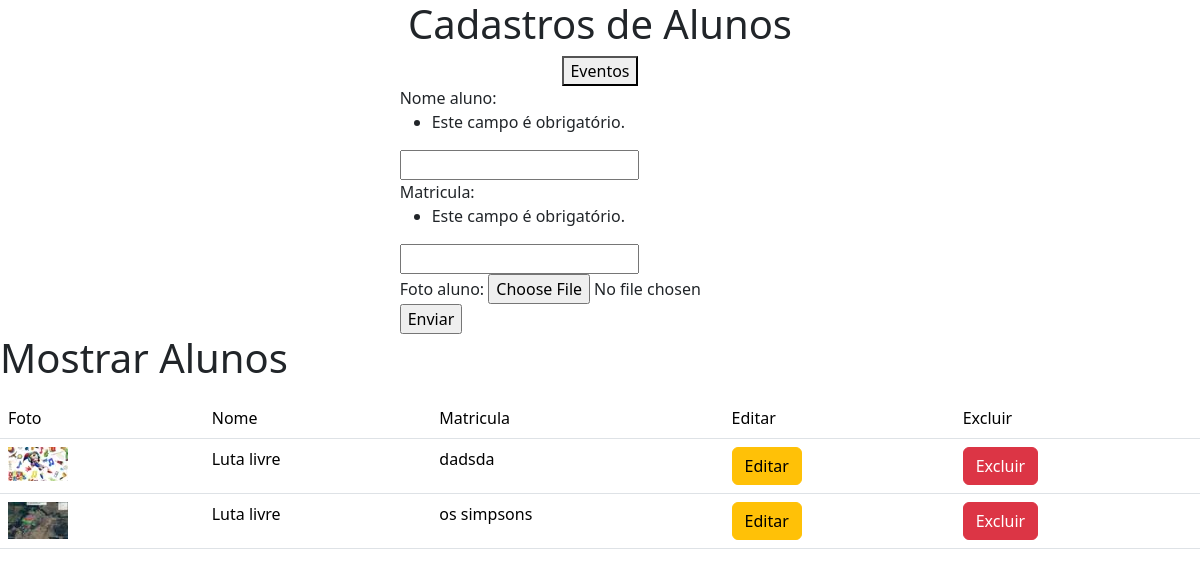
Page /new_aluno/ on the committed database.
### refeitorioapp/models.py (models this page shows, shortened)
class Aluno(models.Model):
    id_aluno = models.AutoField(primary_key=True)
    nome_aluno = models.CharField(max_length=255, null=False)
    matricula = models.CharField(max_length=255, null=False)
    foto_aluno = models.ImageField(blank=True, null=True)
    def foto_url(self):
        if self.foto_aluno and hasattr(self.foto_aluno, 'url'):
            return self.foto_aluno.url
        else:
            return self.nome_aluno

### refeitorioapp/views.py (the view)
# urls.py: path('new_aluno/', new_aluno, name = 'new_aluno'),
def new_aluno(request):
    alunos =Aluno.objects.all()
    form = AlunoForms(request.POST, request.FILES)
    if request.method == "POST":
        if form.is_valid():
            aluno = form.save()
            aluno.save()
            form = AlunoForms()
    context = {'form':form,'alunos':alunos}
    return render(request , 'refeitorio/new_aluno.html', context)

### refeitorioapp/forms.py
class AlunoForms(forms.ModelForm):
    class Meta:
        model = Aluno
        fields = '__all__'

### refeitorioapp/templates/refeitorio/new_aluno.html (shortened to what this page needs)
<!DOCTYPE html>
<html lang="en">
<head>
    <link href="https://cdn.jsdelivr.net/npm/bootstrap@5.3.3/dist/css/bootstrap.min.css" rel="stylesheet">
    <link rel="stylesheet" href="/static/css/bootstrap.css">
    <div style="text-align:center">
        <H1 style="text-align: center;">Cadastros de Alunos</H1>
        <a href="http://127.0.0.1:8000/eventos/"><button>Eventos</button></a>
    </div>
</head>
<body>
<div style="display: flex; justify-content: center;">
<form method="POST" enctype="multipart/form-data">
        {{form}}
        <input type="submit" value="Enviar">
</div>
<div>
    <h1><p>Mostrar Alunos</p></h1>
    <table class ="table table-activate">
    <thead>
    <td>Foto</td>
    <td>Nome</td>
    <td>Matricula</td>
    <td>Editar</td>
    <td>Excluir</td>
    </thead>
    <tbody>
     {% for aluno in alunos %}
    <tr>
        <td><img src="{{aluno.foto_url }}" alt="Foto"></td>
        <td>{{aluno.nome_aluno}}</td>
        <td>{{aluno.matricula}}</td>
        <td><a href="{% url 'editar_aluno' aluno.id_aluno %}" class="btn btn-warning"> Editar </a></td>
        <td><a href="{% url 'excluir_aluno' aluno.id_aluno %}" class="btn btn-danger"> Excluir</a></td>
    </tr>
    {% endfor %}
    </tbody>
    </table>
</div>
</body>
</html>

### rows in the picture
Aluno: foto_url (picture), nome_aluno "Luta livre", matricula "dadsda"
Aluno: foto_url (picture), nome_aluno "Luta livre", matricula "os simpsons"
